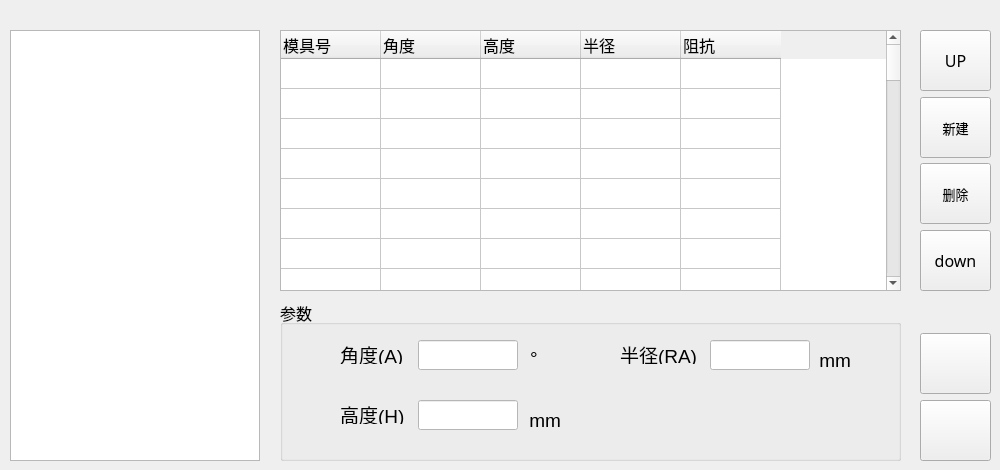
   <widget class="QWidget" name="tab">
    <attribute name="icon">
     <iconset resource="A66-appsrc.qrc">
      <normaloff>:/ico/ICO/P1-UPER.png</normaloff>:/ico/ICO/P1-UPER.png</iconset>
    </attribute>
    <attribute name="title">
     <string> 上模库     </string>
    </attribute>
    <widget class="QTableWidget" name="tableWidget_UpMoulds">
     <property name="geometry">
      <rect>
       <x>280</x>
       <y>30</y>
       <width>621</width>
       <height>261</height>
      </rect>
     </property>
     <property name="sizePolicy">
      <sizepolicy hsizetype="Expanding" vsizetype="Expanding">
       <horstretch>0</horstretch>
       <verstretch>0</verstretch>
      </sizepolicy>
     </property>
     <property name="font">
      <font>
       <pointsize>12</pointsize>
      </font>
     </property>
     <property name="cursor" stdset="0">
      <cursorShape>ArrowCursor</cursorShape>
     </property>
     <property name="acceptDrops">
      <bool>false</bool>
     </property>
     <property name="layoutDirection">
      <enum>Qt::LeftToRight</enum>
     </property>
     <property name="midLineWidth">
      <number>1</number>
     </property>
     <property name="verticalScrollBarPolicy">
      <enum>Qt::ScrollBarAsNeeded</enum>
     </property>
     <property name="horizontalScrollBarPolicy">
      <enum>Qt::ScrollBarAsNeeded</enum>
     </property>
     <property name="autoScrollMargin">
      <number>16</number>
     </property>
     <property name="editTriggers">
      <set>QAbstractItemView::NoEditTriggers</set>
     </property>
     <property name="selectionMode">
      <enum>QAbstractItemView::SingleSelection</enum>
     </property>
     <property name="selectionBehavior">
      <enum>QAbstractItemView::SelectRows</enum>
     </property>
     <property name="textElideMode">
      <enum>Qt::ElideRight</enum>
     </property>
     <property name="gridStyle">
      <enum>Qt::SolidLine</enum>
     </property>
     <property name="sortingEnabled">
      <bool>false</bool>
     </property>
     <property name="rowCount">
      <number>46</number>
     </property>
     <property name="columnCount">
      <number>5</number>
     </property>
     <attribute name="horizontalHeaderCascadingSectionResizes">
      <bool>false</bool>
     </attribute>
     <attribute name="horizontalHeaderMinimumSectionSize">
      <number>27</number>
     </attribute>
     <attribute name="horizontalHeaderShowSortIndicator" stdset="0">
      <bool>false</bool>
     </attribute>
     <attribute name="horizontalHeaderStretchLastSection">
      <bool>false</bool>
     </attribute>
     <attribute name="verticalHeaderVisible">
      <bool>false</bool>
     </attribute>
     <attribute name="verticalHeaderDefaultSectionSize">
      <number>30</number>
     </attribute>
     <attribute name="verticalHeaderShowSortIndicator" stdset="0">
      <bool>false</bool>
     </attribute>
     <row/>
     <row/>
     <row/>
     <row/>
     <row/>
     <row/>
     <row/>
     <row/>
     <row/>
     <row/>
     <row/>
     <row/>
     <row/>
     <row/>
     <row/>
     <row/>
     <row/>
     <row/>
     <row/>
     <row/>
     <row/>
     <row/>
     <row/>
     <row/>
     <row/>
     <row/>
     <row/>
     <row/>
     <row/>
     <row/>
     <row/>
     <row/>
     <row/>
     <row/>
     <row/>
     <row/>
     <row/>
     <row/>
     <row/>
     <row/>
     <row/>
     <row/>
     <row/>
     <row/>
     <row/>
     <row/>
     <column>
      <property name="text">
       <string>模具号</string>
      </property>
      <property name="font">
       <font>
        <family>Sans Serif</family>
        <pointsize>12</pointsize>
       </font>
      </property>
      <property name="textAlignment">
       <set>AlignLeft|AlignVCenter</set>
      </property>
     </column>
     <column>
      <property name="text">
       <string>角度</string>
      </property>
      <property name="font">
       <font>
        <pointsize>12</pointsize>
       </font>
      </property>
      <property name="textAlignment">
       <set>AlignLeft|AlignVCenter</set>
      </property>
     </column>
     <column>
      <property name="text">
       <string>高度</string>
      </property>
      <property name="font">
       <font>
        <family>Sans Serif</family>
        <pointsize>12</pointsize>
       </font>
      </property>
      <property name="textAlignment">
       <set>AlignLeft|AlignVCenter</set>
      </property>
     </column>
     <column>
      <property name="text">
       <string>半径</string>
      </property>
      <property name="font">
       <font>
        <family>Sans Serif</family>
        <pointsize>12</pointsize>
       </font>
      </property>
      <property name="textAlignment">
       <set>AlignLeft|AlignVCenter</set>
      </property>
     </column>
     <column>
      <property name="text">
       <string>阻抗</string>
      </property>
      <property name="font">
       <font>
        <family>Sans Serif</family>
        <pointsize>12</pointsize>
       </font>
      </property>
      <property name="textAlignment">
       <set>AlignLeft|AlignVCenter</set>
      </property>
     </column>
     <item row="0" column="0">
      <property name="text">
       <string/>
      </property>
      <property name="textAlignment">
       <set>AlignHCenter|AlignVCenter|AlignCenter</set>
      </property>
     </item>
     <item row="1" column="0">
      <property name="text">
       <string/>
      </property>
      <property name="flags">
       <set>ItemIsSelectable|ItemIsEditable|ItemIsDragEnabled|ItemIsUserCheckable|ItemIsEnabled</set>
      </property>
     </item>
     <item row="2" column="4">
      <property name="text">
       <string/>
      </property>
      <property name="flags">
       <set>ItemIsSelectable|ItemIsEditable|ItemIsDragEnabled|ItemIsDropEnabled|ItemIsUserCheckable|ItemIsEnabled|ItemIsTristate</set>
      </property>
     </item>
    </widget>
    <widget class="QGroupBox" name="groupBox_Up">
     <property name="geometry">
      <rect>
       <x>280</x>
       <y>300</y>
       <width>621</width>
       <height>161</height>
      </rect>
     </property>
     <property name="font">
      <font>
       <pointsize>12</pointsize>
      </font>
     </property>
     <property name="cursor">
      <cursorShape>ArrowCursor</cursorShape>
     </property>
     <property name="title">
      <string>参数 </string>
     </property>
     <widget class="QLineEdit" name="lineEdit_U_Height">
      <property name="geometry">
       <rect>
        <x>138</x>
        <y>100</y>
        <width>100</width>
        <height>30</height>
       </rect>
      </property>
      <property name="palette">
       <palette>
        <active>
         <colorrole role="Button">
          <brush brushstyle="SolidPattern">
           <color alpha="255">
            <red>255</red>
            <green>255</green>
            <blue>255</blue>
           </color>
          </brush>
         </colorrole>
         <colorrole role="Base">
          <brush brushstyle="SolidPattern">
           <color alpha="255">
            <red>255</red>
            <green>255</green>
            <blue>255</blue>
           </color>
          </brush>
         </colorrole>
         <colorrole role="Window">
          <brush brushstyle="SolidPattern">
           <color alpha="255">
            <red>255</red>
            <green>255</green>
            <blue>255</blue>
           </color>
          </brush>
         </colorrole>
        </active>
        <inactive>
         <colorrole role="Button">
          <brush brushstyle="SolidPattern">
           <color alpha="255">
            <red>255</red>
            <green>255</green>
            <blue>255</blue>
           </color>
          </brush>
         </colorrole>
         <colorrole role="Base">
          <brush brushstyle="SolidPattern">
           <color alpha="255">
            <red>255</red>
            <green>255</green>
            <blue>255</blue>
           </color>
          </brush>
         </colorrole>
         <colorrole role="Window">
          <brush brushstyle="SolidPattern">
           <color alpha="255">
            <red>255</red>
            <green>255</green>
            <blue>255</blue>
           </color>
          </brush>
         </colorrole>
        </inactive>
        <disabled>
         <colorrole role="Button">
          <brush brushstyle="SolidPattern">
           <color alpha="255">
            <red>255</red>
            <green>255</green>
            <blue>255</blue>
           </color>
          </brush>
         </colorrole>
         <colorrole role="Base">
          <brush brushstyle="SolidPattern">
           <color alpha="255">
            <red>255</red>
            <green>255</green>
            <blue>255</blue>
           </color>
          </brush>
         </colorrole>
         <colorrole role="Window">
          <brush brushstyle="SolidPattern">
           <color alpha="255">
            <red>255</red>
            <green>255</green>
            <blue>255</blue>
           </color>
          </brush>
         </colorrole>
        </disabled>
       </palette>
      </property>
      <property name="cursor">
       <cursorShape>ArrowCursor</cursorShape>
      </property>
      <property name="focusPolicy">
       <enum>Qt::ClickFocus</enum>
      </property>
      <property name="styleSheet">
       <string notr="true">background-color: rgb(255, 255, 255);</string>
      </property>
      <property name="echoMode">
       <enum>QLineEdit::Normal</enum>
      </property>
      <property name="cursorMoveStyle">
       <enum>Qt::VisualMoveStyle</enum>
      </property>
     </widget>
     <widget class="QLineEdit" name="lineEdit_U_Angle">
      <property name="geometry">
       <rect>
        <x>138</x>
        <y>40</y>
        <width>100</width>
        <height>30</height>
       </rect>
      </property>
      <property name="palette">
       <palette>
        <active>
         <colorrole role="Button">
          <brush brushstyle="SolidPattern">
           <color alpha="255">
            <red>255</red>
            <green>255</green>
            <blue>255</blue>
           </color>
          </brush>
         </colorrole>
         <colorrole role="Base">
          <brush brushstyle="SolidPattern">
           <color alpha="255">
            <red>255</red>
            <green>255</green>
            <blue>255</blue>
           </color>
          </brush>
         </colorrole>
         <colorrole role="Window">
          <brush brushstyle="SolidPattern">
           <color alpha="255">
            <red>255</red>
            <green>255</green>
            <blue>255</blue>
           </color>
          </brush>
         </colorrole>
        </active>
        <inactive>
         <colorrole role="Button">
          <brush brushstyle="SolidPattern">
           <color alpha="255">
            <red>255</red>
            <green>255</green>
            <blue>255</blue>
           </color>
          </brush>
         </colorrole>
         <colorrole role="Base">
          <brush brushstyle="SolidPattern">
           <color alpha="255">
            <red>255</red>
            <green>255</green>
            <blue>255</blue>
           </color>
          </brush>
         </colorrole>
         <colorrole role="Window">
          <brush brushstyle="SolidPattern">
           <color alpha="255">
            <red>255</red>
            <green>255</green>
            <blue>255</blue>
           </color>
          </brush>
         </colorrole>
        </inactive>
        <disabled>
         <colorrole role="Button">
          <brush brushstyle="SolidPattern">
           <color alpha="255">
            <red>255</red>
            <green>255</green>
            <blue>255</blue>
           </color>
          </brush>
         </colorrole>
         <colorrole role="Base">
          <brush brushstyle="SolidPattern">
           <color alpha="255">
            <red>255</red>
            <green>255</green>
            <blue>255</blue>
           </color>
          </brush>
         </colorrole>
         <colorrole role="Window">
          <brush brushstyle="SolidPattern">
           <color alpha="255">
            <red>255</red>
            <green>255</green>
            <blue>255</blue>
           </color>
          </brush>
         </colorrole>
        </disabled>
       </palette>
      </property>
      <property name="cursor">
       <cursorShape>ArrowCursor</cursorShape>
      </property>
      <property name="styleSheet">
       <string notr="true">background-color: rgb(255, 255, 255);</string>
      </property>
     </widget>
     <widget class="QLineEdit" name="lineEdit_U_Radius">
      <property name="geometry">
       <rect>
        <x>430</x>
        <y>40</y>
        <width>100</width>
        <height>30</height>
       </rect>
      </property>
      <property name="palette">
       <palette>
        <active>
         <colorrole role="Button">
          <brush brushstyle="SolidPattern">
           <color alpha="255">
            <red>255</red>
            <green>255</green>
            <blue>255</blue>
           </color>
          </brush>
         </colorrole>
         <colorrole role="Base">
          <brush brushstyle="SolidPattern">
           <color alpha="255">
            <red>255</red>
            <green>255</green>
            <blue>255</blue>
           </color>
          </brush>
         </colorrole>
         <colorrole role="Window">
          <brush brushstyle="SolidPattern">
           <color alpha="255">
            <red>255</red>
            <green>255</green>
            <blue>255</blue>
           </color>
          </brush>
         </colorrole>
        </active>
        <inactive>
         <colorrole role="Button">
          <brush brushstyle="SolidPattern">
           <color alpha="255">
            <red>255</red>
            <green>255</green>
            <blue>255</blue>
           </color>
          </brush>
         </colorrole>
         <colorrole role="Base">
          <brush brushstyle="SolidPattern">
           <color alpha="255">
            <red>255</red>
            <green>255</green>
            <blue>255</blue>
           </color>
          </brush>
         </colorrole>
         <colorrole role="Window">
          <brush brushstyle="SolidPattern">
           <color alpha="255">
            <red>255</red>
            <green>255</green>
            <blue>255</blue>
           </color>
          </brush>
         </colorrole>
        </inactive>
        <disabled>
         <colorrole role="Button">
          <brush brushstyle="SolidPattern">
           <color alpha="255">
            <red>255</red>
            <green>255</green>
            <blue>255</blue>
           </color>
          </brush>
         </colorrole>
         <colorrole role="Base">
          <brush brushstyle="SolidPattern">
           <color alpha="255">
            <red>255</red>
            <green>255</green>
            <blue>255</blue>
           </color>
          </brush>
         </colorrole>
         <colorrole role="Window">
          <brush brushstyle="SolidPattern">
           <color alpha="255">
            <red>255</red>
            <green>255</green>
            <blue>255</blue>
           </color>
          </brush>
         </colorrole>
        </disabled>
       </palette>
      </property>
      <property name="cursor">
       <cursorShape>ArrowCursor</cursorShape>
      </property>
      <property name="styleSheet">
       <string notr="true">background-color: rgb(255, 255, 255);</string>
      </property>
     </widget>
     <widget class="QLabel" name="label_40">
      <property name="geometry">
       <rect>
        <x>240</x>
        <y>110</y>
        <width>41</width>
        <height>21</height>
       </rect>
      </property>
      <property name="font">
       <font>
        <pointsize>14</pointsize>
       </font>
      </property>
      <property name="cursor">
       <cursorShape>ArrowCursor</cursorShape>
      </property>
      <property name="text">
       <string>mm</string>
      </property>
      <property name="alignment">
       <set>Qt::AlignRight|Qt::AlignTrailing|Qt::AlignVCenter</set>
      </property>
     </widget>
     <widget class="QLabel" name="label_42">
      <property name="geometry">
       <rect>
        <x>530</x>
        <y>50</y>
        <width>41</width>
        <height>21</height>
       </rect>
      </property>
      <property name="font">
       <font>
        <pointsize>14</pointsize>
       </font>
      </property>
      <property name="cursor">
       <cursorShape>ArrowCursor</cursorShape>
      </property>
      <property name="text">
       <string>mm</string>
      </property>
      <property name="alignment">
       <set>Qt::AlignRight|Qt::AlignTrailing|Qt::AlignVCenter</set>
      </property>
     </widget>
     <widget class="QLabel" name="label_15">
      <property name="geometry">
       <rect>
        <x>60</x>
        <y>100</y>
        <width>90</width>
        <height>24</height>
       </rect>
      </property>
      <property name="font">
       <font>
        <pointsize>14</pointsize>
       </font>
      </property>
      <property name="cursor">
       <cursorShape>ArrowCursor</cursorShape>
      </property>
      <property name="text">
       <string>高度(H)</string>
      </property>
      <property name="textFormat">
       <enum>Qt::RichText</enum>
      </property>
      <property name="alignment">
       <set>Qt::AlignLeading|Qt::AlignLeft|Qt::AlignVCenter</set>
      </property>
     </widget>
     <widget class="QLabel" name="label_16">
      <property name="geometry">
       <rect>
        <x>60</x>
        <y>40</y>
        <width>90</width>
        <height>24</height>
       </rect>
      </property>
      <property name="font">
       <font>
        <pointsize>14</pointsize>
       </font>
      </property>
      <property name="cursor">
       <cursorShape>ArrowCursor</cursorShape>
      </property>
      <property name="text">
       <string>角度(A)</string>
      </property>
      <property name="textFormat">
       <enum>Qt::RichText</enum>
      </property>
      <property name="alignment">
       <set>Qt::AlignLeading|Qt::AlignLeft|Qt::AlignVCenter</set>
      </property>
     </widget>
     <widget class="QLabel" name="label_17">
      <property name="geometry">
       <rect>
        <x>340</x>
        <y>40</y>
        <width>90</width>
        <height>24</height>
       </rect>
      </property>
      <property name="font">
       <font>
        <pointsize>14</pointsize>
       </font>
      </property>
      <property name="cursor">
       <cursorShape>ArrowCursor</cursorShape>
      </property>
      <property name="text">
       <string>半径(RA)</string>
      </property>
      <property name="textFormat">
       <enum>Qt::RichText</enum>
      </property>
      <property name="alignment">
       <set>Qt::AlignLeading|Qt::AlignLeft|Qt::AlignVCenter</set>
      </property>
     </widget>
     <widget class="QLabel" name="label_59">
      <property name="geometry">
       <rect>
        <x>250</x>
        <y>50</y>
        <width>31</width>
        <height>16</height>
       </rect>
      </property>
      <property name="font">
       <font>
        <pointsize>14</pointsize>
       </font>
      </property>
      <property name="text">
       <string>°</string>
      </property>
     </widget>
    </widget>
    <widget class="QGraphicsView" name="graphicsView_U">
     <property name="geometry">
      <rect>
       <x>10</x>
       <y>30</y>
       <width>250</width>
       <height>431</height>
      </rect>
     </property>
     <property name="cursor" stdset="0">
      <cursorShape>ArrowCursor</cursorShape>
     </property>
    </widget>
    <widget class="QLabel" name="label">
     <property name="geometry">
      <rect>
       <x>20</x>
       <y>40</y>
       <width>230</width>
       <height>410</height>
      </rect>
     </property>
     <property name="text">
      <string/>
     </property>
     <property name="pixmap">
      <pixmap resource="A66-appsrc.qrc">:/PIC/ICO/UP_MOLD.png</pixmap>
     </property>
    </widget>
    <widget class="QToolButton" name="pushButton_Left_7">
     <property name="geometry">
      <rect>
       <x>920</x>
       <y>400</y>
       <width>71</width>
       <height>61</height>
      </rect>
     </property>
     <property name="font">
      <font>
       <family>Sans Serif</family>
       <pointsize>10</pointsize>
      </font>
     </property>
     <property name="iconSize">
      <size>
       <width>36</width>
       <height>36</height>
      </size>
     </property>
     <property name="toolButtonStyle">
      <enum>Qt::ToolButtonTextUnderIcon</enum>
     </property>
    </widget>
    <widget class="QToolButton" name="pushButton_Left_8">
     <property name="geometry">
      <rect>
       <x>920</x>
       <y>97</y>
       <width>71</width>
       <height>61</height>
      </rect>
     </property>
     <property name="font">
      <font>
       <family>Sans Serif</family>
       <pointsize>10</pointsize>
      </font>
     </property>
     <property name="text">
      <string>新建</string>
     </property>
     <property name="icon">
      <iconset resource="A66-appsrc.qrc">
       <normaloff>:/ico/ICO/P1-NEW.png</normaloff>:/ico/ICO/P1-NEW.png</iconset>
     </property>
     <property name="iconSize">
      <size>
       <width>36</width>
       <height>36</height>
      </size>
     </property>
     <property name="toolButtonStyle">
      <enum>Qt::ToolButtonTextUnderIcon</enum>
     </property>
    </widget>
    <widget class="QToolButton" name="pushButton_Left_9">
     <property name="geometry">
      <rect>
       <x>920</x>
       <y>230</y>
       <width>71</width>
       <height>61</height>
      </rect>
     </property>
     <property name="font">
      <font>
       <family>Sans Serif</family>
       <pointsize>12</pointsize>
      </font>
     </property>
     <property name="text">
      <string>down</string>
     </property>
     <property name="icon">
      <iconset resource="A66-appsrc.qrc">
       <normaloff>:/ico/ICO/P2-DOWN.png</normaloff>:/ico/ICO/P2-DOWN.png</iconset>
     </property>
     <property name="iconSize">
      <size>
       <width>36</width>
       <height>36</height>
      </size>
     </property>
    </widget>
    <widget class="QToolButton" name="pushButton_Left_10">
     <property name="geometry">
      <rect>
       <x>920</x>
       <y>163</y>
       <width>71</width>
       <height>61</height>
      </rect>
     </property>
     <property name="font">
      <font>
       <family>Sans Serif</family>
       <pointsize>10</pointsize>
      </font>
     </property>
     <property name="text">
      <string>删除</string>
     </property>
     <property name="icon">
      <iconset resource="A66-appsrc.qrc">
       <normaloff>:/ico/ICO/P1-DEL.png</normaloff>:/ico/ICO/P1-DEL.png</iconset>
     </property>
     <property name="iconSize">
      <size>
       <width>36</width>
       <height>36</height>
      </size>
     </property>
     <property name="toolButtonStyle">
      <enum>Qt::ToolButtonTextUnderIcon</enum>
     </property>
    </widget>
    <widget class="QToolButton" name="pushButton_Left_11">
     <property name="geometry">
      <rect>
       <x>920</x>
       <y>333</y>
       <width>71</width>
       <height>61</height>
      </rect>
     </property>
     <property name="font">
      <font>
       <family>Sans Serif</family>
       <pointsize>10</pointsize>
      </font>
     </property>
     <property name="iconSize">
      <size>
       <width>36</width>
       <height>36</height>
      </size>
     </property>
     <property name="toolButtonStyle">
      <enum>Qt::ToolButtonTextUnderIcon</enum>
     </property>
    </widget>
    <widget class="QToolButton" name="pushButton_Left_12">
     <property name="geometry">
      <rect>
       <x>920</x>
       <y>30</y>
       <width>71</width>
       <height>61</height>
      </rect>
     </property>
     <property name="font">
      <font>
       <family>Sans Serif</family>
       <pointsize>12</pointsize>
      </font>
     </property>
     <property name="text">
      <string>UP</string>
     </property>
     <property name="icon">
      <iconset resource="A66-appsrc.qrc">
       <normaloff>:/ico/ICO/P2-UP.png</normaloff>:/ico/ICO/P2-UP.png</iconset>
     </property>
     <property name="iconSize">
      <size>
       <width>36</width>
       <height>36</height>
      </size>
     </property>
     <property name="toolButtonStyle">
      <enum>Qt::ToolButtonIconOnly</enum>
     </property>
    </widget>
   </widget>
